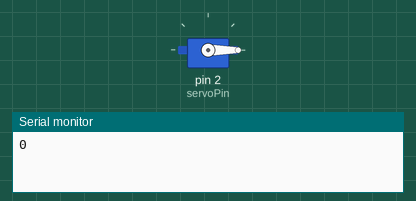
Recording of a sketch running on a simulated Arduino Uno, built with avr-gcc and run on an emulated ATmega328P. Shown: servo, the last lines printed to the serial monitor.

Above: at 0.07 s.
At 9.98 s:
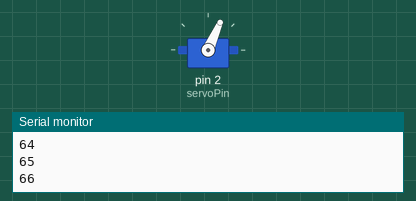
At 19.9 s:
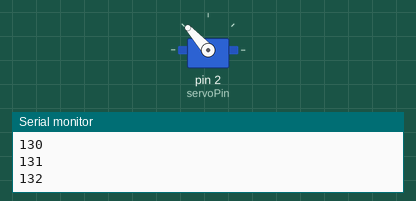
At 39.87 s:
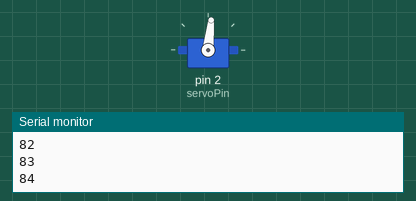
Timing chart, 0 to 40.0 s (numbered marks = the images above):
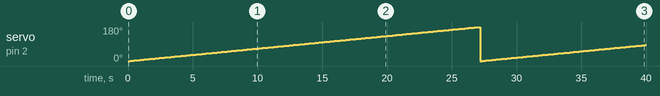

The sketch:

Finding_the_Center_Point.pde
```cpp
#include <Servo.h>

Servo myServo;
int servoPin = 2;

void setup()
{
  myServo.attach(servoPin);
  Serial.begin(115200);   // bit/s
}

void loop()
{
  for (int i=0; i<=180; i=i+1) {
    myServo.write(i);
    Serial.println(i);
    delay(150);
  }
}
```

Measured:
- by itself, servo on pin 2 (servoPin): 0° → 1° at 0.15 s, → 2° 0.15 s later, → 3° 0.15 s later, → 4° 0.15 s later, … (266 changes in this stretch)
